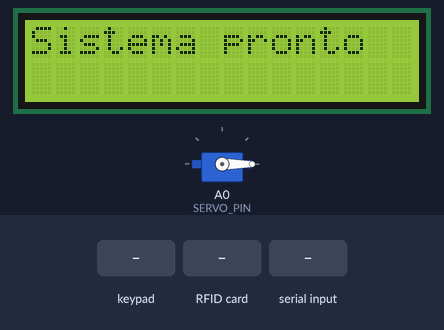
Simulated run of this sketch. Board: Arduino Uno, built with avr-gcc and run on an emulated ATmega328P. Shown: 16×2 character LCD, servo. Inputs (shaded band) come from the test bench. What the sketch prints to the serial monitor is not drawn.

Above: at 1.3 s.
1.4 s: keypad keys 9 8 7 6 # pressed 0.4 s apart
At 4.0 s:
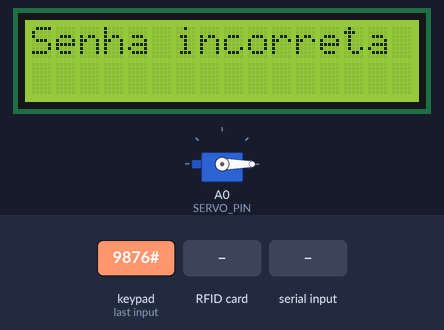
4.9 s: RFID card 5E 7A 19 C4 held to the reader
At 5.9 s:
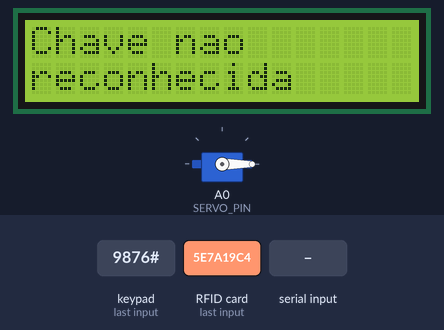
7.9 s: "CADASTRO:\n" received over Serial
At 8.3 s:
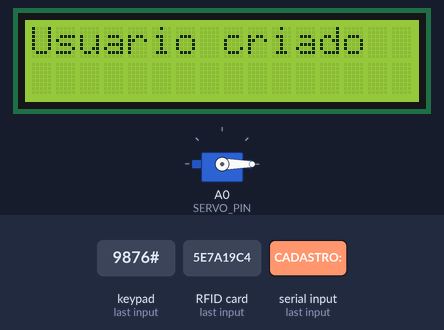
9.4 s: key '#' pressed
At 10.5 s:
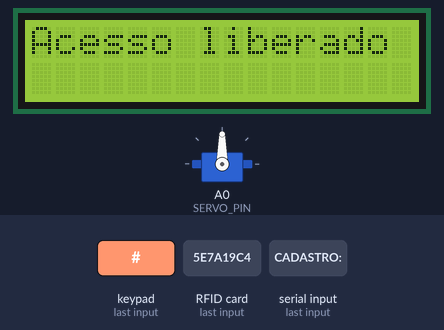
12.4 s: key '*' pressed
At 13.0 s:
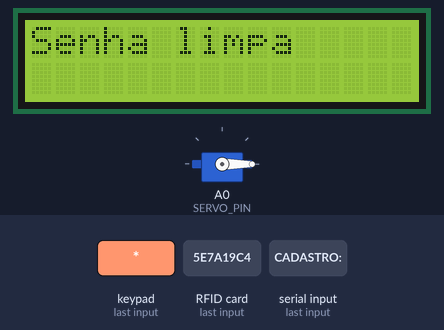
14.0 s: keypad keys 9 8 7 6 A pressed 0.4 s apart
At 16.3 s:
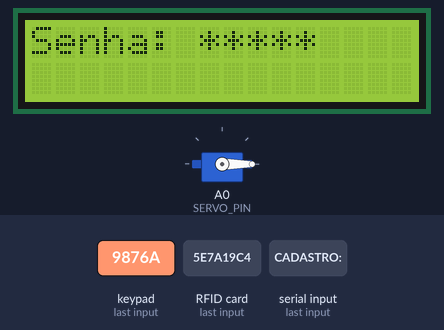
Timing chart, 0 to 17.8 s (numbered marks = the images above; inputs shaded):
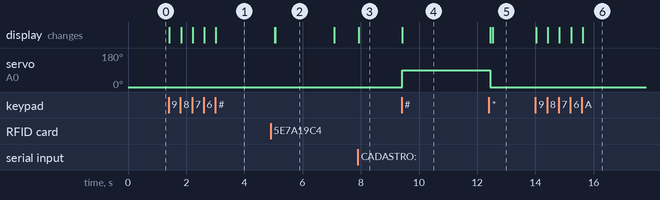

The sketch:

codigo_arduino.ino
```cpp
#include <Wire.h>
#include <LiquidCrystal_I2C.h>
#include <Keypad.h>
#include <Servo.h>
#include <SPI.h>
#include <MFRC522.h>

#define MAX_USUARIOS 10 // maximo de usuarios (memoria do arduino é limitada né)
#define SERVO_PIN A0 // servo motor da fechadura

#define SS_PIN 10 // pinos do modulo RFID
#define RST_PIN A1

// struct pra guardar info do usuario
struct Usuario {
  String nome;
  String senha;
  String nivel;
  String uid; // UID do cartao rfid (vazio se nao tem)
};

Usuario usuarios[MAX_USUARIOS]; // array de usuarios
int totalUsuarios = 0; // contador

LiquidCrystal_I2C lcd(0x27, 16, 2); // display LCD I2C

// configuracao do teclado matricial 4x4
const byte ROWS = 4;
const byte COLS = 4;
char keys[ROWS][COLS] = {
  {'1','2','3','A'},
  {'4','5','6','B'},
  {'7','8','9','C'},
  {'*','0','#','D'}
};

byte rowPins[ROWS] = {9, 8, 7, 6}; // pinos das linhas
byte colPins[COLS] = {5, 4, 3, 2}; // pinos das colunas

Keypad keypad = Keypad(makeKeymap(keys), rowPins, colPins, ROWS, COLS);

String senhaDigitada = ""; // vai acumulando os numeros digitados
Servo meuServo; // servo motor

MFRC522 rfid(SS_PIN, RST_PIN); // modulo RFID

// abre a porta girando o servo 90 graus por 3 segundos
void abrirPorta() {
  meuServo.write(90); // gira
  delay(3000); // espera 3s
  meuServo.write(0); // volta
}

// le o UID do cartao RFID (se tiver algum proximo)
String lerUID() {
  if (!rfid.PICC_IsNewCardPresent()) return ""; // sem cartao = retorna vazio
  if (!rfid.PICC_ReadCardSerial()) return ""; // nao conseguiu ler = retorna vazio

  String uid = "";
  // converte os bytes do UID pra hexadecimal
  for (byte i = 0; i < rfid.uid.size; i++) {
    uid += String(rfid.uid.uidByte[i], HEX);
  }

  uid.toLowerCase(); // normaliza pra minusculas
  rfid.PICC_HaltA(); // para a comunicacao com o cartao
  return uid;
}

// setup inicial do arduino
void setup() {
  Serial.begin(9600); // serial pra conversar com o PC
  SPI.begin(); // SPI pro modulo RFID
  rfid.PCD_Init(); // inicializa o leitor RFID

  lcd.init(); // inicializa o LCD
  lcd.backlight(); // liga a luz de fundo
  lcd.setCursor(0,0);
  lcd.print("Sistema pronto"); // mensagem inicial

  meuServo.attach(SERVO_PIN); // conecta o servo no pino
  meuServo.write(0); // posicao inicial (fechado)
}

// loop principal do arduino (roda infinitamente)
void loop() {

  // primeiro verifica se tem algum cartao RFID proximo
  String uid = lerUID();
  if (uid != "") { // achou um cartao!
      bool encontrado = false;

      // procura se esse UID ta cadastrado
      for (int i = 0; i < totalUsuarios; i++) {
        // Compara sempre em minusculas
        String uidArmazenado = usuarios[i].uid;
        uidArmazenado.toLowerCase();
        if (uidArmazenado == uid) { // achou o usuario!
          encontrado = true;

          lcd.clear();
          lcd.print("Chave liberada"); // mostra no LCD

          // manda log pro PC com timestamp (millis/1000 = segundos desde que ligou)
          String timestamp = String(millis() / 1000);
          Serial.println("LOG:ENTRADA;" + timestamp + ";" + usuarios[i].nome + ";RFID;" + usuarios[i].nivel);

          abrirPorta(); // ABRE A PORTA!!
          lcd.clear();
          lcd.print("Sistema pronto");
          return; // sai do loop pra nao processar mais nada
        }
      }

      // chegou aqui = cartao nao cadastrado
      if (!encontrado) {
          lcd.clear();
          lcd.print("Chave nao");
          lcd.setCursor(0, 1);
          lcd.print("reconhecida"); // cartao desconhecido

          // manda log de erro pro PC
          String timestamp = String(millis() / 1000);
          Serial.println("LOG:ERRO;" + timestamp + ";DESCONHECIDO;RFID_INVALIDO;" + uid);

          delay(2000); // espera 2s
          lcd.clear();
          lcd.print("Sistema pronto");
      }
  }

  // le uma tecla do teclado (se apertou alguma)
  char key = keypad.getKey();
  if (key) {
    if (key == '#') { // # = confirma a senha
      validarSenha(senhaDigitada); // valida
      senhaDigitada = ""; // limpa
    }
    else if (key == '*') { // * = limpa a senha
      senhaDigitada = "";
      lcd.clear();
      lcd.print("Senha limpa");
    }
    else { // qualquer outro numero = adiciona na senha
      senhaDigitada += key;
      lcd.clear();
      lcd.print("Senha: ");
      // mostra asteriscos ao inves dos numeros (obvio)
      for (int i = 0; i < senhaDigitada.length(); i++) lcd.print("*");
    }
  }

  // verifica se o PC mandou algum comando pela serial
  if (Serial.available()) {
    String comando = Serial.readStringUntil('\n');
    comando.replace("\r", ""); // remove \r se tiver
    comando.trim(); // remove espacos

    // comando pra cadastrar usuario SEM rfid
    if (comando.startsWith("CADASTRO:")) {
      cadastrarUsuario(comando);
      Serial.println("OK"); // responde OK
    }

    // comando pra ler um cartao RFID (usado no cadastro)
    if (comando == "LER_RFID") {
      lcd.clear();
      lcd.print("Aprox. cartao..."); // pede pro usuario aproximar o cartao
      String u = "";
      while (u == "") { // fica esperando ate ler algum cartao
        u = lerUID();
      }
      Serial.println("RFID:" + u); // manda o UID pro PC
      lcd.clear();
      lcd.print("Sistema pronto");
    }

    // comando pra cadastrar usuario COM rfid
    if (comando.startsWith("CADASTRO_RFID:")) {
      cadastrarUsuarioRFID(comando);
      Serial.println("OK"); // responde OK
    }
  }
}

// valida se a senha digitada ta certa
void validarSenha(String senha) {
  // procura a senha no array de usuarios
  for (int i = 0; i < totalUsuarios; i++) {
    if (usuarios[i].senha == senha) { // ACERTOU!!
      lcd.clear();
      lcd.print("Acesso liberado");

      // manda log de entrada pro PC
      String timestamp = String(millis() / 1000);
      Serial.println("LOG:ENTRADA;" + timestamp + ";" + usuarios[i].nome + ";SENHA;" + usuarios[i].nivel);

      abrirPorta(); // ABRE A PORTA
      lcd.clear();
      lcd.print("Sistema pronto");
      return; // sai da funcao
    }
  }

  // chegou aqui = senha errada
  lcd.clear();
  lcd.print("Senha incorreta");

  // manda log de erro pro PC
  String timestamp = String(millis() / 1000);
  Serial.println("LOG:ERRO;" + timestamp + ";DESCONHECIDO;SENHA_INCORRETA;" + senha);

  delay(2000); // espera 2s
  lcd.clear();
  lcd.print("Sistema pronto");
}

// cadastra usuario sem RFID (so senha mesmo)
void cadastrarUsuario(String comando) {
  comando.replace("CADASTRO:", ""); // remove o prefixo
  // parse do comando (formato: nome;senha;nivel)
  int p1 = comando.indexOf(';');
  int p2 = comando.indexOf(';', p1+1);

  String nome = comando.substring(0, p1);
  String senha = comando.substring(p1+1, p2);
  String nivel = comando.substring(p2+1);

  // verifica se ja existe (pra alterar a senha)
  for (int i = 0; i < totalUsuarios; i++) {
    if (usuarios[i].nome == nome) { // ja existe = so altera
      usuarios[i].senha = senha;
      usuarios[i].nivel = nivel;
      lcd.clear();
      lcd.print("Senha alterada");
      return;
    }
  }

  // nao existe = cadastra novo
  usuarios[totalUsuarios].nome = nome;
  usuarios[totalUsuarios].senha = senha;
  usuarios[totalUsuarios].nivel = nivel;
  usuarios[totalUsuarios].uid   = ""; // sem rfid
  totalUsuarios++;

  lcd.clear();
  lcd.print("Usuario criado");
}

// cadastra usuario COM rfid
void cadastrarUsuarioRFID(String comando) {
  comando.replace("CADASTRO_RFID:", ""); // remove prefixo
  // parse do comando (formato: nome;senha;nivel;uid)
  int p1 = comando.indexOf(';');
  int p2 = comando.indexOf(';', p1+1);
  int p3 = comando.indexOf(';', p2+1);

  String nome = comando.substring(0, p1);
  String senha = comando.substring(p1+1, p2);
  String nivel = comando.substring(p2+1, p3);
  String uid   = comando.substring(p3+1);
  uid.toLowerCase(); // normaliza pra minusculas

  // cadastra direto (nao verifica se ja existe pq a GUI ja faz isso)
  usuarios[totalUsuarios].nome = nome;
  usuarios[totalUsuarios].senha = senha;
  usuarios[totalUsuarios].nivel = nivel;
  usuarios[totalUsuarios].uid   = uid;
  totalUsuarios++;

  lcd.clear();
  lcd.print("Usuário com chave criado"); // mensagem de sucesso
}
```

Measured:
- after the input at 1.4 s, the display: first changes at once (image 1 shows a later state)
- after the input at 4.9 s, the display: first differs from a run without the input after 0.16 s (image 2)
- after the input at 7.9 s, the display: changes at once (image 3)
- after the input at 9.4 s, servo on A0 (SERVO_PIN): 0° → 90° at once; the display: changes at once (image 4)
- after the input at 12.4 s, the display: first differs from a run without the input after 0.14 s (image 5)
- after the input at 14.0 s, the display: first changes at once (image 6 shows a later state)
- what the display in image 2 shows lasts 2.0 s, from 5.1 s to 7.1 s
